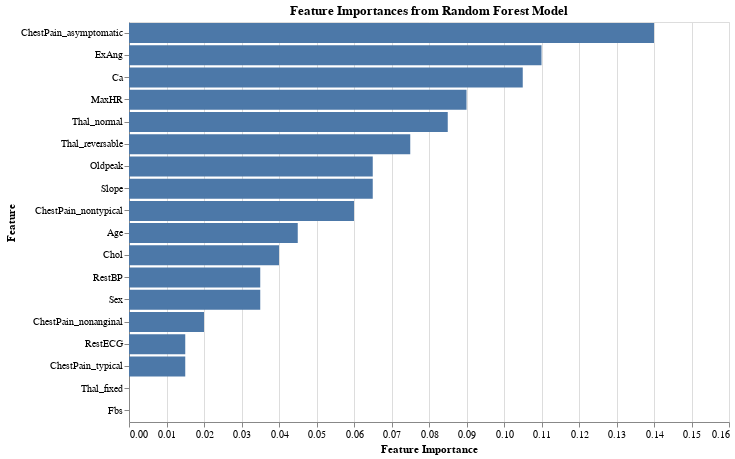

Here is the notebook cell this chart was saved with:
### Code cell
#| echo: false
import altair as alt

bar_chart = alt.Chart(importances_df).mark_bar().encode(
    x=alt.X('Importance:Q', title='Feature Importance'),
    y=alt.Y('Feature:N', sort='-x', title='Feature'),
    tooltip=['Feature', 'Importance']
).properties(
    title='Feature Importances from Random Forest Model',
    width=600,
    height=400
)
bar_chart

### Figure 1 — Vega-Lite specification as saved in the notebook (floating-point values rounded to 4 significant figures)
{"config": {"view": {"continuousWidth": 300, "continuousHeight": 300}}, "data": {"name": "data-b7063293ee1f462303d75897ee88f27a"}, "mark": {"type": "bar"}, "encoding": {"tooltip": [{"field": "Feature", "type": "nominal"}, {"field": "Importance", "type": "quantitative"}], "x": {"field": "Importance", "title": "Feature Importance", "type": "quantitative"}, "y": {"field": "Feature", "sort": "-x", "title": "Feature", "type": "nominal"}}, "height": 400, "title": "Feature Importances from Random Forest Model", "width": 600, "$schema": "https://vega.github.io/schema/vega-lite/v5.20.1.json", "datasets": {"data-b7063293ee1f462303d75897ee88f27a": [{"Feature": "ChestPain_asymptomatic", "Importance": 0.14}, {"Feature": "ExAng", "Importance": 0.11}, {"Feature": "Ca", "Importance": 0.105}, {"Feature": "MaxHR", "Importance": 0.09}, {"Feature": "Thal_normal", "Importance": 0.085}, {"Feature": "Thal_reversable", "Importance": 0.075}, {"Feature": "Oldpeak", "Importance": 0.065}, {"Feature": "Slope", "Importance": 0.065}, {"Feature": "ChestPain_nontypical", "Importance": 0.06}, {"Feature": "Age", "Importance": 0.045}, {"Feature": "Chol", "Importance": 0.04}, {"Feature": "RestBP", "Importance": 0.035}, {"Feature": "Sex", "Importance": 0.035}, {"Feature": "ChestPain_nonanginal", "Importance": 0.02}, {"Feature": "RestECG", "Importance": 0.015}, {"Feature": "ChestPain_typical", "Importance": 0.015}, {"Feature": "Thal_fixed", "Importance": 0.0}, {"Feature": "Fbs", "Importance": 0.0}]}}
